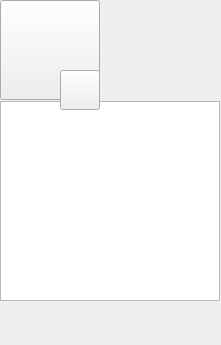
<?xml version="1.0" encoding="UTF-8"?>
<ui version="4.0">
 <class>AlarmSuspendWidget</class>
 <widget class="QWidget" name="AlarmSuspendWidget">
  <property name="geometry">
   <rect>
    <x>0</x>
    <y>0</y>
    <width>221</width>
    <height>345</height>
   </rect>
  </property>
  <property name="windowTitle">
   <string>Form</string>
  </property>
  <widget class="ToolPushButton" name="alarmPushButton">
   <property name="geometry">
    <rect>
     <x>0</x>
     <y>0</y>
     <width>100</width>
     <height>100</height>
    </rect>
   </property>
   <property name="styleSheet">
    <string notr="true">border-image: url(:/BMS_Center/Image/SOC/60.png);</string>
   </property>
   <property name="text">
    <string/>
   </property>
  </widget>
  <widget class="QTableWidget" name="alarmTableWidget">
   <property name="geometry">
    <rect>
     <x>0</x>
     <y>101</y>
     <width>220</width>
     <height>200</height>
    </rect>
   </property>
  </widget>
  <widget class="ToolPushButton" name="exclPushButton">
   <property name="geometry">
    <rect>
     <x>60</x>
     <y>70</y>
     <width>40</width>
     <height>40</height>
    </rect>
   </property>
   <property name="styleSheet">
    <string notr="true">border-image: url(:/BMS_Center/Image/SOC/exclamation.png);</string>
   </property>
   <property name="text">
    <string/>
   </property>
  </widget>
 </widget>
 <customwidgets>
  <customwidget>
   <class>ToolPushButton</class>
   <extends>QPushButton</extends>
   <header>Tools/ToolPushButton.h</header>
  </customwidget>
 </customwidgets>
 <resources/>
 <connections/>
</ui>
